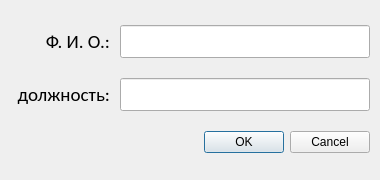
<?xml version="1.0" encoding="UTF-8"?>
<ui version="4.0">
 <class>OperatorDialog</class>
 <widget class="QDialog" name="Dialog">
  <property name="geometry">
   <rect>
    <x>0</x>
    <y>0</y>
    <width>380</width>
    <height>180</height>
   </rect>
  </property>
  <property name="windowTitle">
   <string>Добавление оператора</string>
  </property>
  <layout class="QGridLayout" name="gridLayout">
   <property name="leftMargin">
    <number>10</number>
   </property>
   <property name="topMargin">
    <number>10</number>
   </property>
   <property name="rightMargin">
    <number>10</number>
   </property>
   <property name="bottomMargin">
    <number>10</number>
   </property>
   <property name="horizontalSpacing">
    <number>10</number>
   </property>
   <property name="verticalSpacing">
    <number>5</number>
   </property>
   <item row="3" column="0" colspan="2">
    <widget class="QDialogButtonBox" name="buttonBox">
     <property name="orientation">
      <enum>Qt::Horizontal</enum>
     </property>
     <property name="standardButtons">
      <set>QDialogButtonBox::Cancel|QDialogButtonBox::Ok</set>
     </property>
    </widget>
   </item>
   <item row="0" column="0">
    <widget class="QLabel" name="label">
     <property name="minimumSize">
      <size>
       <width>100</width>
       <height>0</height>
      </size>
     </property>
     <property name="maximumSize">
      <size>
       <width>100</width>
       <height>16777215</height>
      </size>
     </property>
     <property name="font">
      <font>
       <family>Calibri</family>
       <pointsize>14</pointsize>
      </font>
     </property>
     <property name="text">
      <string>&lt;html&gt;&lt;head/&gt;&lt;body&gt;&lt;p align=&quot;right&quot;&gt;Ф. И. О.:&lt;/p&gt;&lt;/body&gt;&lt;/html&gt;</string>
     </property>
    </widget>
   </item>
   <item row="1" column="1">
    <widget class="LineEdit" name="rank_le">
     <property name="minimumSize">
      <size>
       <width>250</width>
       <height>30</height>
      </size>
     </property>
     <property name="maximumSize">
      <size>
       <width>250</width>
       <height>16777215</height>
      </size>
     </property>
     <property name="font">
      <font>
       <family>Calibri</family>
       <pointsize>14</pointsize>
      </font>
     </property>
     <property name="text">
      <string/>
     </property>
    </widget>
   </item>
   <item row="0" column="1">
    <widget class="LineEdit" name="name_le">
     <property name="minimumSize">
      <size>
       <width>250</width>
       <height>30</height>
      </size>
     </property>
     <property name="maximumSize">
      <size>
       <width>250</width>
       <height>16777215</height>
      </size>
     </property>
     <property name="font">
      <font>
       <family>Calibri</family>
       <pointsize>14</pointsize>
      </font>
     </property>
     <property name="text">
      <string/>
     </property>
    </widget>
   </item>
   <item row="1" column="0">
    <widget class="QLabel" name="label_2">
     <property name="minimumSize">
      <size>
       <width>100</width>
       <height>0</height>
      </size>
     </property>
     <property name="maximumSize">
      <size>
       <width>100</width>
       <height>16777215</height>
      </size>
     </property>
     <property name="font">
      <font>
       <family>Calibri</family>
       <pointsize>14</pointsize>
      </font>
     </property>
     <property name="text">
      <string>&lt;html&gt;&lt;head/&gt;&lt;body&gt;&lt;p align=&quot;right&quot;&gt;должность:&lt;/p&gt;&lt;/body&gt;&lt;/html&gt;</string>
     </property>
    </widget>
   </item>
  </layout>
 </widget>
 <customwidgets>
  <customwidget>
   <class>LineEdit</class>
   <extends>QLineEdit</extends>
   <header>app.modified_ui_obj.exam_lineedit</header>
  </customwidget>
 </customwidgets>
 <resources/>
 <connections>
  <connection>
   <sender>buttonBox</sender>
   <signal>accepted()</signal>
   <receiver>Dialog</receiver>
   <slot>accept()</slot>
   <hints>
    <hint type="sourcelabel">
     <x>248</x>
     <y>254</y>
    </hint>
    <hint type="destinationlabel">
     <x>157</x>
     <y>274</y>
    </hint>
   </hints>
  </connection>
  <connection>
   <sender>buttonBox</sender>
   <signal>rejected()</signal>
   <receiver>Dialog</receiver>
   <slot>reject()</slot>
   <hints>
    <hint type="sourcelabel">
     <x>316</x>
     <y>260</y>
    </hint>
    <hint type="destinationlabel">
     <x>286</x>
     <y>274</y>
    </hint>
   </hints>
  </connection>
 </connections>
</ui>
